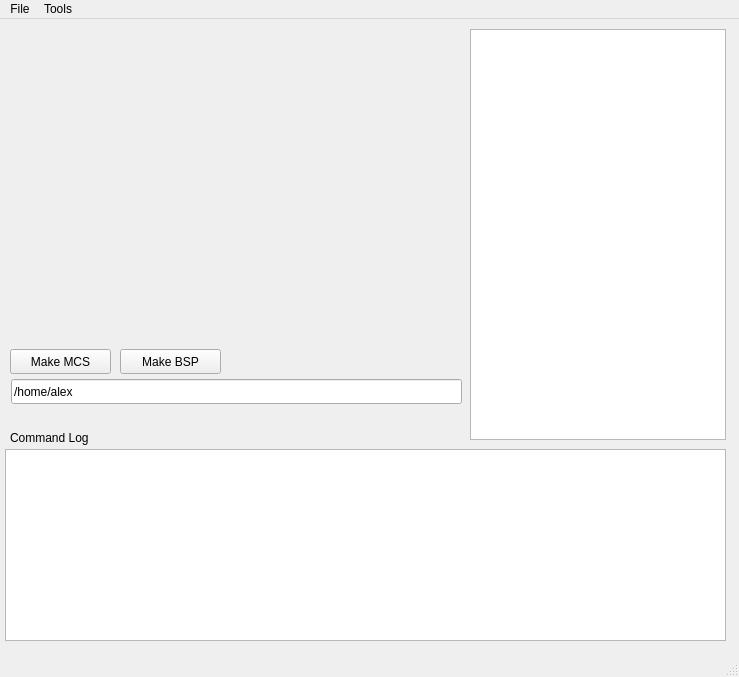
<?xml version="1.0" encoding="UTF-8"?>
<ui version="4.0">
 <class>MainWindow</class>
 <widget class="QMainWindow" name="MainWindow">
  <property name="geometry">
   <rect>
    <x>0</x>
    <y>0</y>
    <width>739</width>
    <height>677</height>
   </rect>
  </property>
  <property name="windowTitle">
   <string>MainWindow</string>
  </property>
  <widget class="QWidget" name="centralwidget">
   <property name="enabled">
    <bool>true</bool>
   </property>
   <property name="autoFillBackground">
    <bool>false</bool>
   </property>
   <widget class="QLabel" name="label">
    <property name="geometry">
     <rect>
      <x>9</x>
      <y>9</y>
      <width>16</width>
      <height>17</height>
     </rect>
    </property>
    <property name="text">
     <string/>
    </property>
   </widget>
   <widget class="QTextBrowser" name="textBrowser_2">
    <property name="geometry">
     <rect>
      <x>470</x>
      <y>10</y>
      <width>256</width>
      <height>411</height>
     </rect>
    </property>
   </widget>
   <widget class="QTextBrowser" name="textBrowser">
    <property name="geometry">
     <rect>
      <x>5</x>
      <y>430</y>
      <width>721</width>
      <height>192</height>
     </rect>
    </property>
    <property name="sizePolicy">
     <sizepolicy hsizetype="Expanding" vsizetype="Expanding">
      <horstretch>0</horstretch>
      <verstretch>0</verstretch>
     </sizepolicy>
    </property>
   </widget>
   <widget class="QPushButton" name="MakeMCS">
    <property name="geometry">
     <rect>
      <x>10</x>
      <y>330</y>
      <width>101</width>
      <height>25</height>
     </rect>
    </property>
    <property name="text">
     <string>Make MCS</string>
    </property>
   </widget>
   <widget class="QLineEdit" name="commandDir">
    <property name="geometry">
     <rect>
      <x>11</x>
      <y>360</y>
      <width>451</width>
      <height>25</height>
     </rect>
    </property>
    <property name="text">
     <string>/home/alex</string>
    </property>
   </widget>
   <widget class="QLabel" name="label_2">
    <property name="geometry">
     <rect>
      <x>10</x>
      <y>410</y>
      <width>111</width>
      <height>17</height>
     </rect>
    </property>
    <property name="text">
     <string>Command Log</string>
    </property>
   </widget>
   <widget class="QPushButton" name="MakeBSP">
    <property name="geometry">
     <rect>
      <x>120</x>
      <y>330</y>
      <width>101</width>
      <height>25</height>
     </rect>
    </property>
    <property name="text">
     <string>Make BSP</string>
    </property>
   </widget>
  </widget>
  <widget class="QMenuBar" name="menubar">
   <property name="geometry">
    <rect>
     <x>0</x>
     <y>0</y>
     <width>739</width>
     <height>22</height>
    </rect>
   </property>
   <widget class="QMenu" name="menuMain">
    <property name="title">
     <string>File</string>
    </property>
    <addaction name="actionSave_As"/>
    <addaction name="actionSave"/>
    <addaction name="actionNew_Project"/>
    <addaction name="actionOpen"/>
   </widget>
   <widget class="QMenu" name="menuTools">
    <property name="title">
     <string>Tools</string>
    </property>
    <addaction name="actionSettings"/>
   </widget>
   <addaction name="menuMain"/>
   <addaction name="menuTools"/>
  </widget>
  <widget class="QStatusBar" name="statusbar"/>
  <action name="actionSettings">
   <property name="text">
    <string>Settings</string>
   </property>
  </action>
  <action name="actionSave_As">
   <property name="text">
    <string>Save As</string>
   </property>
  </action>
  <action name="actionSave">
   <property name="text">
    <string>Save</string>
   </property>
  </action>
  <action name="actionNew_Project">
   <property name="text">
    <string>New Project</string>
   </property>
  </action>
  <action name="actionOpen">
   <property name="text">
    <string>Open</string>
   </property>
  </action>
 </widget>
 <resources/>
 <connections/>
</ui>
